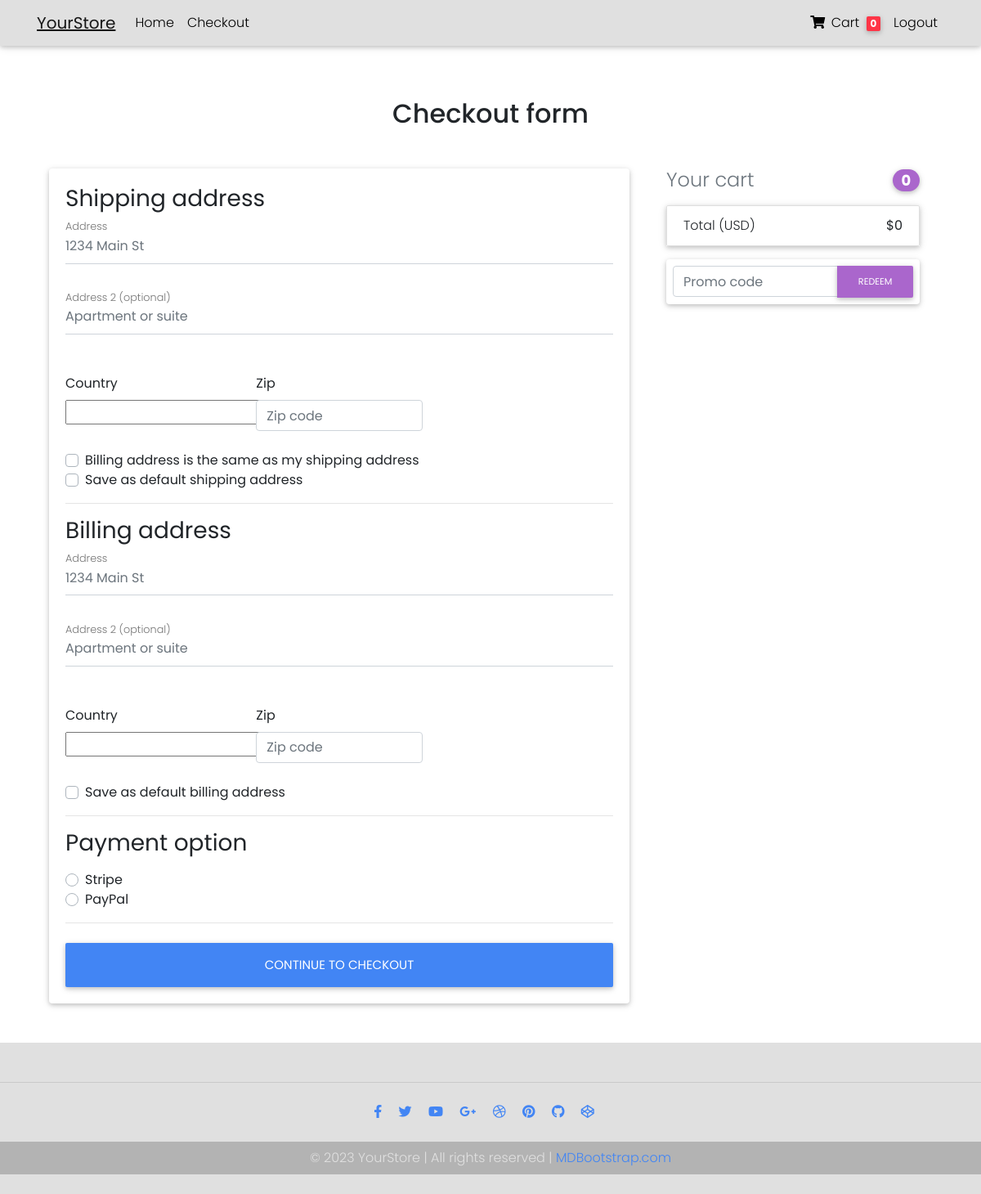
/checkout/ (signed in), run on an earlier commit of the app's database.
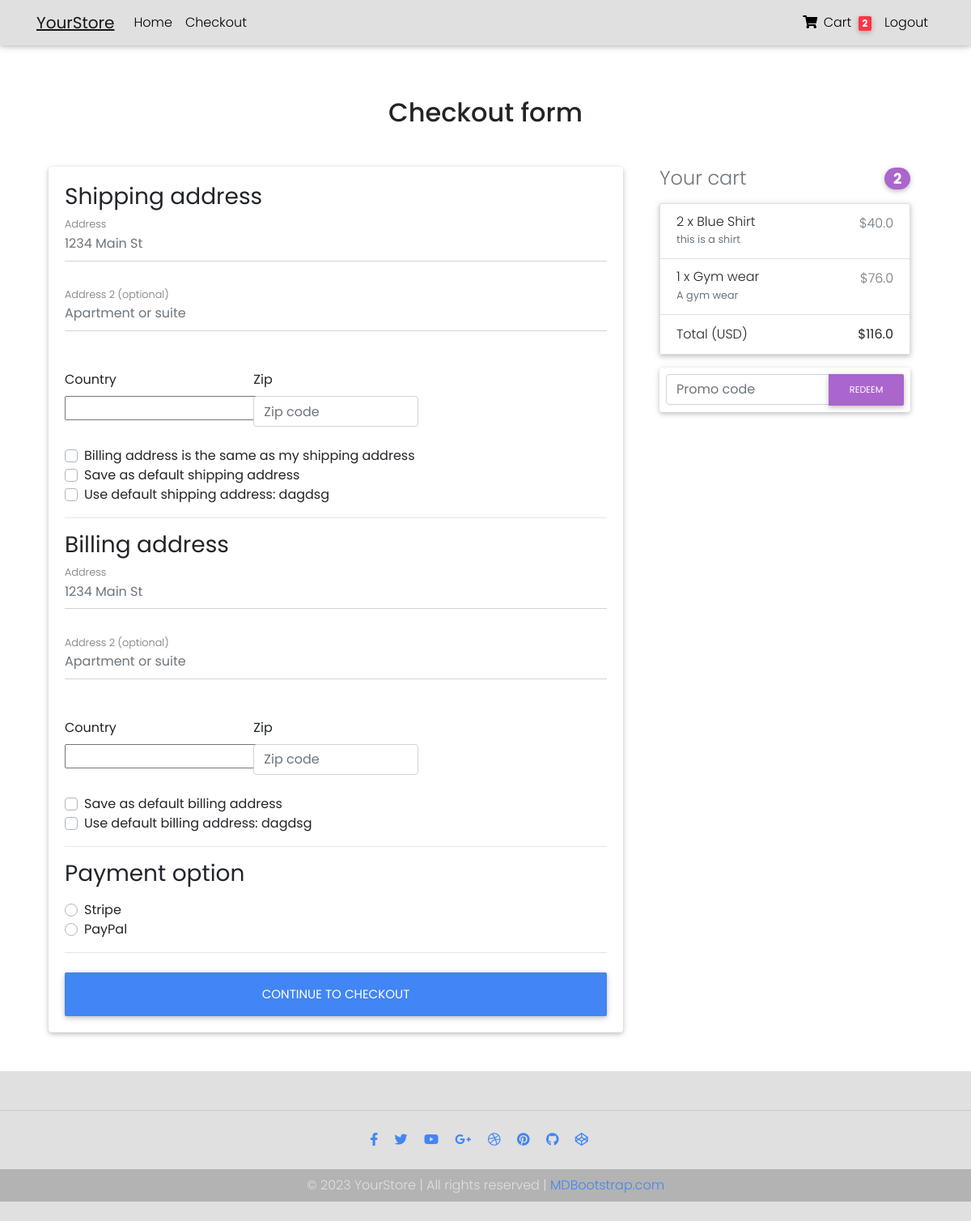
And on a later commit of the database.
### core/models.py (models this page shows, shortened)
class Order(models.Model):
    user = models.ForeignKey(settings.AUTH_USER_MODEL,
                             on_delete=models.CASCADE)
    ref_code = models.CharField(max_length=20, blank=True, null=True)
    items = models.ManyToManyField(OrderItem)
    start_date = models.DateTimeField(auto_now_add=True)
    ordered_date = models.DateTimeField()
    ordered = models.BooleanField(default=False)
    shipping_address = models.ForeignKey(
        'Address', related_name='shipping_address', on_delete=models.SET_NULL, blank=True, null=True)
    billing_address = models.ForeignKey(
        'Address', related_name='billing_address', on_delete=models.SET_NULL, blank=True, null=True)
    payment = models.ForeignKey(
        'Payment', on_delete=models.SET_NULL, blank=True, null=True)
    coupon = models.ForeignKey(
        'Coupon', on_delete=models.SET_NULL, blank=True, null=True)
    being_delivered = models.BooleanField(default=False)
    received = models.BooleanField(default=False)
    refund_requested = models.BooleanField(default=False)
    refund_granted = models.BooleanField(default=False)
    def get_total(self):
        total = 0
        for order_item in self.items.all():
            total += order_item.get_final_price()
        if self.coupon:
            total -= self.coupon.amount
        return total

class Address(models.Model):
    user = models.ForeignKey(settings.AUTH_USER_MODEL,
                             on_delete=models.CASCADE)
    street_address = models.CharField(max_length=100)
    apartment_address = models.CharField(max_length=100)
    country = CountryField(multiple=False)
    zip = models.CharField(max_length=100)
    address_type = models.CharField(max_length=1, choices=ADDRESS_CHOICES)
    default = models.BooleanField(default=False)
    class Meta:
        verbose_name_plural = 'Addresses'

class OrderItem(models.Model):
    user = models.ForeignKey(settings.AUTH_USER_MODEL,
                             on_delete=models.CASCADE)
    ordered = models.BooleanField(default=False)
    item = models.ForeignKey(Item, on_delete=models.CASCADE)
    quantity = models.IntegerField(default=1)
    def get_total_discount_item_price(self):
        return self.quantity * self.item.discount_price
    def get_final_price(self):
        if self.item.discount_price:
            return self.get_total_discount_item_price()
        return self.get_total_item_price()

class Item(models.Model):
    title = models.CharField(max_length=100)
    price = models.FloatField()
    discount_price = models.FloatField(blank=True, null=True)
    category = models.CharField(choices=CATEGORY_CHOICES, max_length=2)
    label = models.CharField(choices=LABEL_CHOICES, max_length=1)
    slug = models.SlugField()
    description = models.TextField()
    image = models.ImageField()

### core/views.py (the view, shortened to what this page needs)
# urls.py: path('checkout/', CheckoutView.as_view(), name='checkout'),
class CheckoutView(View):
    def get(self, *args, **kwargs):
        try:
            order = Order.objects.get(user=self.request.user, ordered=False)
            form = CheckoutForm()
            context = {
                'form': form,
                'couponform': CouponForm(),
                'order': order,
                'DISPLAY_COUPON_FORM': True
            }
            shipping_address_qs = Address.objects.filter(
                user=self.request.user,
                address_type='S',
                default=True
            )
            if shipping_address_qs.exists():
                context.update(
                    {'default_shipping_address': shipping_address_qs[0]})
            billing_address_qs = Address.objects.filter(
                user=self.request.user,
                address_type='B',
                default=True
            )
            if billing_address_qs.exists():
                context.update(
                    {'default_billing_address': billing_address_qs[0]})
            return render(self.request, "checkout.html", context)
        except ObjectDoesNotExist:
            messages.info(self.request, "You do not have an active order")
            return redirect("core:checkout")

### core/forms.py
class CheckoutForm(forms.Form):
    shipping_address = forms.CharField(required=False)
    shipping_address2 = forms.CharField(required=False)
    shipping_country = CountryField(blank_label='(select country)').formfield(
        required=False,
        widget=CountrySelectWidget(attrs={
            'class': 'custom-select d-block w-100',
        }))
    shipping_zip = forms.CharField(required=False)
    billing_address = forms.CharField(required=False)
    billing_address2 = forms.CharField(required=False)
    billing_country = CountryField(blank_label='(select country)').formfield(
        required=False,
        widget=CountrySelectWidget(attrs={
            'class': 'custom-select d-block w-100',
        }))
    billing_zip = forms.CharField(required=False)
    same_billing_address = forms.BooleanField(required=False)
    set_default_shipping = forms.BooleanField(required=False)
    use_default_shipping = forms.BooleanField(required=False)
    set_default_billing = forms.BooleanField(required=False)
    use_default_billing = forms.BooleanField(required=False)
    payment_option = forms.ChoiceField(
        widget=forms.RadioSelect, choices=PAYMENT_CHOICES)

### templates/checkout.html (shortened to what the changed rows need)
{% extends "base.html" %}
{% load crispy_forms_tags %}
{% block content %}
<main>
  <div class="container wow fadeIn">
    <h2 class="my-5 h2 text-center">Checkout form</h2>
    <div class="row">
      <div class="col-md-8 mb-4">
        <div class="card">
          <form method="POST" class="card-body">
            {% if default_shipping_address %}
            <div class="custom-control custom-checkbox">
              <label class="custom-control-label" for="use_default_shipping">Use default shipping address:
                {{ default_shipping_address.street_address|truncatechars:8 }}</label>
            </div>
            {% endif %}
            {% if default_billing_address %}
            <div class="custom-control custom-checkbox">
              <label class="custom-control-label" for="use_default_billing">Use default billing address:
                {{ default_billing_address.street_address|truncatechars:10 }}</label>
            </div>
            {% endif %}
            <div class="d-block my-3">
              {% for value, name in form.fields.payment_option.choices %}
              <div class="custom-control custom-radio">
                <label class="custom-control-label" for="{{ name }}">{{ name }}</label>
              </div>
              {% endfor %}
            </div>
          </form>
        </div>
      </div>
      <div class="col-md-4 mb-4">
        {% include "order_snippet.html" %}
      </div>
    </div>
  </div>
</main>
{% endblock content %}

### templates/navbar.html (shortened to what this page needs)
{% load cart_template_tags %}
<nav class="navbar navbar-expand-lg navbar-light bg-light fixed-top">
  <div class="container">
    <a class="navbar-brand" href="/">
      <strong> <u> YourStore</u></strong>
    </a>
    <div class="collapse navbar-collapse" id="navbarSupportedContent">
      <ul class="navbar-nav mr-auto">
        <li class="nav-item">
          <a class="nav-link" href="/">Home</a>
        </li>
        {% if request.user.is_authenticated %}
        <li class="nav-item">
          <a class="nav-link" href="/checkout">Checkout</a>
        </li>
        {%endif%}
      </ul>
      <ul class="navbar-nav ml-auto">
        {% if request.user.is_authenticated %}
        <li class="nav-item">
          <a href="{% url 'core:order-summary' %}" class="nav-link">
            <i class="fas fa-shopping-cart"></i> Cart
            <span class="badge badge-danger ml-1">{{ request.user|cart_item_count }}</span>
          </a>
        </li>
        <li class="nav-item">
          <a class="nav-link" href="{% url 'account_logout' %}">Logout</a>
        </li>
        {% endif %}
      </ul>
    </div>
  </div>
</nav>

### templates/order_snippet.html (shortened to what this page needs)
<div class="col-md-12 mb-4">
    <h4 class="d-flex justify-content-between align-items-center mb-3">
    <span class="text-muted">Your cart</span>
    <span class="badge badge-secondary badge-pill">{{ order.items.count }}</span>
    </h4>
    <ul class="list-group mb-3 z-depth-1">
    {% for order_item in order.items.all %}
    <li class="list-group-item d-flex justify-content-between lh-condensed">
        <div>
        <h6 class="my-0">{{ order_item.quantity }} x {{ order_item.item.title}}</h6>
        <small class="text-muted">{{ order_item.item.description}}</small>
        </div>
        <span class="text-muted">${{ order_item.get_final_price }}</span>
    </li>
    {% endfor %}
    <li class="list-group-item d-flex justify-content-between">
        <span>Total (USD)</span>
        <strong>${{ order.get_total }}</strong>
    </li>
    </ul>
    {% if DISPLAY_COUPON_FORM %}
    <form class="card p-2" action="{% url 'core:add-coupon' %}" method="POST">
        <div class="input-group">
            {{ couponform.code }}
            <div class="input-group-append">
            <button class="btn btn-secondary btn-md waves-effect m-0" type="submit">Redeem</button>
            </div>
        </div>
    </form>
    {% endif %}
</div>

What changed in the data, as far as the page shows it:
added Address: street_address "dagdsg"
added Address: street_address "dagdsg"
changed Order: items.count "0" → "2"; get_total "0" → "116.0"
added OrderItem: quantity "2", item "Blue Shirt", item.description "this is a shirt", get_final_price "40.0"
added OrderItem: quantity "1", item "Gym wear", item.description "A gym wear", get_final_price "76.0"
Also different on the page:
{{ request.user|cart_item_count }}: "0" → "2"
text now shown: "Use default shipping address: Use default billing address:"
